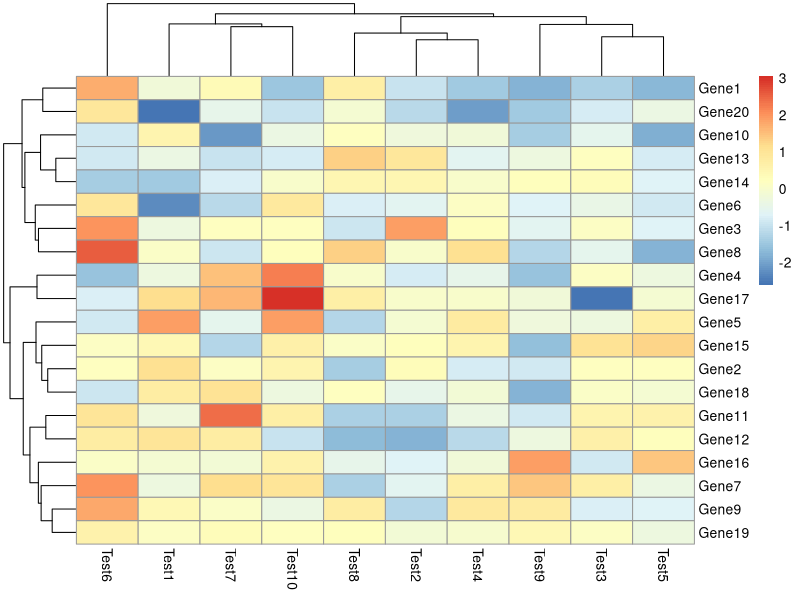

Source code (R):
## ---- chunk 1
knitr::opts_chunk$set(echo = TRUE)
#install.packages('tidyverse')
#install.packages('pheatmap')
library('tidyverse')
library('pheatmap')

## ---- chunk 2

## this is a data frame
head(diamonds)

## we can find out more about the data frame

str(diamonds)
nrow(diamonds)
ncol(diamonds)
glimpse(diamonds)


## what kinds of types do you see?


## ---- chunk 3


## we can make any of the columns a vector

vector <- diamonds %>%
  .$color

head(vector)
str(vector)
length(vector)

vector <- diamonds$color

head(vector)
str(vector)
length(vector)

vector <- diamonds[, 'color']

head(vector)
str(vector)
length(vector)

## how many of each value do we have?

table(vector)


## we can also create our own vectors

my_vector <- c(1,2,2,3,4)

head(my_vector)
str(my_vector)
length(my_vector)

table(my_vector)


## ---- chunk 4
## we can also make that vector a list!

list1 <- list(vector, vector)

head(list1)
str(list1)
length(list1)

## ---- chunk 5

mat <- rnorm(200) %>% 
  matrix(., #this data
         20, # number of rows we want in the matrix
         10)# number of columns we want in the matrix

head(mat)
str(mat)
length(mat)
nrow(mat)
ncol(mat)


## ---- chunk 6

## modified from the ?pheatmap man page

# Create test matrix

d_names <- list(paste("Gene", 1:20, sep = ""),# row names
                paste("Test", 1:10, sep = "")) # column names 

test <- rnorm(200) %>% 
  matrix(., #this data
         20, # number of rows we want in the matrix
         10, # number of columns we want in the matrix
         dimnames = d_names) # our previously defined names


# Draw heatmaps
pheatmap(test)


